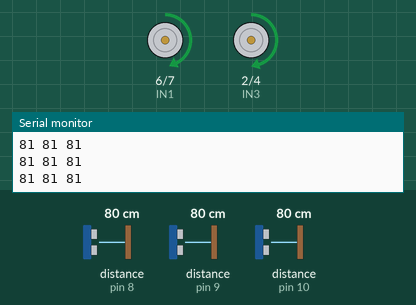
Recording of a sketch running on a simulated Arduino Uno, built with avr-gcc and run on an emulated ATmega328P. Shown: motor-driver pin pairs drawn as motors (green arrow = first pin HIGH = forward, orange = second pin HIGH = backward, longer = more drive, scaled by the enable pin), the last lines printed to the serial monitor. The inputs (shaded band) are chosen by the test bench; at power-on: distance to the obstacle (sensors on pin 9, pin 10, pin 8) 80 cm.

Above: at 1.2 s.
1.3 s: distance to the obstacle (sensor on pin 9) set to 22 cm
2.8 s: distance to the obstacle (sensor on pin 9) set to 18 cm
At 3.6 s:
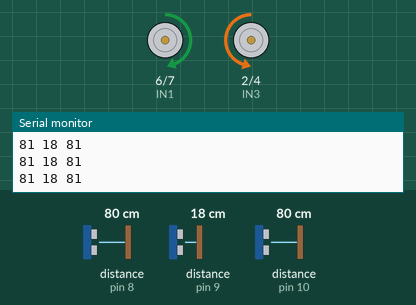
4.4 s: distance to the obstacle (sensor on pin 10) set to 11 cm
5.9 s: distance to the obstacle (sensor on pin 10) set to 8 cm
At 6.6 s:
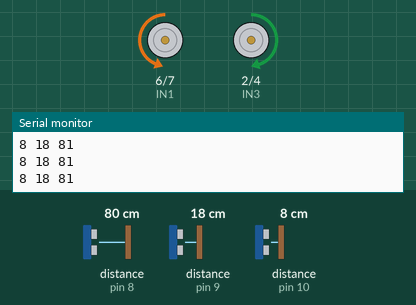
7.5 s: distance to the obstacle (sensor on pin 10) set to 18 cm
At 8.3 s:
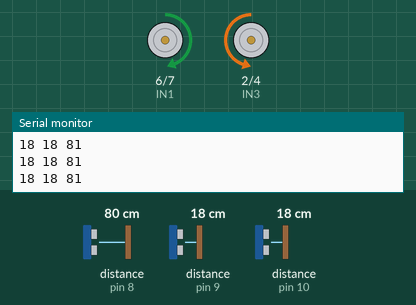
9.2 s: distance to the obstacle (sensor on pin 10) set to 2 cm
At 10.4 s:
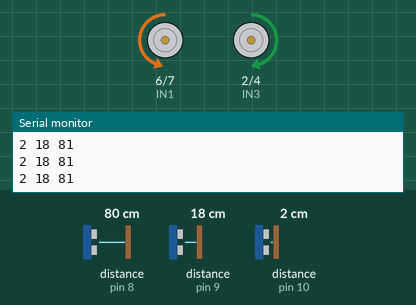
Timing chart, 0 to 11.8 s (numbered marks = the images above; inputs shaded):
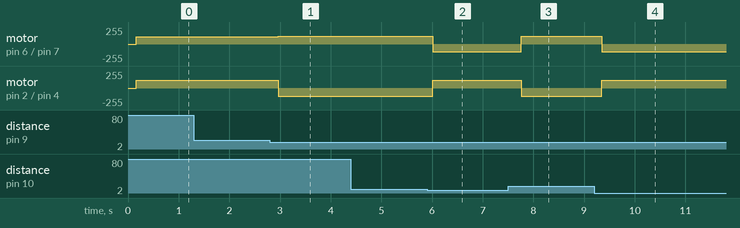

The sketch:

Wall_no_chasis.ino
```cpp
#include <PID_v1.h>
#include <NewPing.h>

#define ENA 5
#define IN1 6
#define IN2 7
#define IN3 2
#define IN4 4
#define ENB 3
#define t_ult 11
#define l_ult 10
#define f_ult 9
#define r_ult 8
#define b_ir A0
#define f_ir A1
int pwm = 120;
long f_dur;
int l_dist, f_dist, r_dist;
double Setpoint, Input, Output;
double Kp=2, Ki=0, Kd=1;

PID myPID(&Input, &Output, &Setpoint, Kp, Ki, Kd, DIRECT);

void moveForward() {
  digitalWrite(IN1, HIGH);
  digitalWrite(IN2, LOW);
  analogWrite(ENA, pwm - 5);
  digitalWrite(IN3, HIGH);
  digitalWrite(IN4, LOW);
  analogWrite(ENB, pwm);
}

void turnLeft() {
  digitalWrite(IN1, HIGH);
  digitalWrite(IN2, LOW);
  analogWrite(ENA, pwm - 5);
  digitalWrite(IN3, LOW);
  digitalWrite(IN4, HIGH);
  analogWrite(ENB, pwm);
}

void turnRight() {
  digitalWrite(IN1, LOW);
  digitalWrite(IN2, HIGH);
  analogWrite(ENA, pwm - 5);
  digitalWrite(IN3, HIGH);
  digitalWrite(IN4, LOW);
  analogWrite(ENB, pwm);
}

void turnFLeft() {
  digitalWrite(IN1, HIGH);
  digitalWrite(IN2, LOW);
  analogWrite(ENA, pwm - 10);
  digitalWrite(IN3, HIGH);
  digitalWrite(IN4, LOW);
  analogWrite(ENB, pwm);
}

void turnFRight() {
  digitalWrite(IN1, HIGH);
  digitalWrite(IN2, LOW);
  analogWrite(ENA, pwm);
  digitalWrite(IN3, HIGH);
  digitalWrite(IN4, LOW);
  analogWrite(ENB, pwm - 10);
}

void Stop() {
  digitalWrite(IN1, LOW);
  digitalWrite(IN2, LOW);
  analogWrite(ENA, 0);
  digitalWrite(IN3, LOW);
  digitalWrite(IN4, LOW);
  analogWrite(ENB, 0);
}

NewPing Lsonar(t_ult, l_ult, 200);
NewPing Fsonar(t_ult, f_ult, 200);
NewPing Rsonar(t_ult, r_ult, 200);

void readUlt() {
  delay(50);
  l_dist = Lsonar.ping_cm();
  delay(50);
  f_dist = Fsonar.ping_cm();
  delay(50);
  r_dist = Rsonar.ping_cm();
}

void setup() {
  // put your setup code here, to run once:
  pinMode(IN1, OUTPUT);
  pinMode(IN2, OUTPUT);
  pinMode(IN3, OUTPUT);
  pinMode(IN4, OUTPUT);
  pinMode(ENA, OUTPUT);
  pinMode(ENB, OUTPUT);
  pinMode(t_ult, OUTPUT);
  pinMode(f_ir, INPUT);
  pinMode(b_ir, INPUT);
  pinMode(l_ult, INPUT);
  pinMode(f_ult, INPUT);
  pinMode(r_ult, INPUT);
  myPID.SetMode(AUTOMATIC);
  Serial.begin(9600);
}

void loop() {
  readUlt();
  if (f_dist <= 20 && f_dist != 0) {
    if (l_dist < r_dist && l_dist < 10 && l_dist != 0) {
      turnRight();
    }
    else if (l_dist > r_dist && r_dist < 10 && r_dist != 0) {
      turnLeft();
    }
    else{
      turnLeft();
    }
  }
  else {
    if (l_dist > 10) {
      turnFLeft();
    }
    else if (r_dist > 10) {
      turnFRight();
    }
    else {
      moveForward();
    }
  }
  Serial.print(l_dist);
  Serial.print(" ");
  Serial.print(f_dist);
  Serial.print(" ");
  Serial.println(r_dist);
}
```

Measured:
- the behaviour switches between 21 and 20 cm on distance to the obstacle (sensor on pin 9) (found by bisection; images 0 and 1)
- the behaviour switches between 10 and 9 cm on distance to the obstacle (sensor on pin 10) (found by bisection; images 1 and 2)
- after the input at 2.8 s, motor on pin 6 (IN1) / pin 7 (IN2): forward 110/255 → forward 115/255 after 0.16 s; motor on pin 2 (IN3) / pin 4 (IN4): forward 120/255 → backward 120/255 after 0.16 s
- after the input at 5.9 s, motor on pin 6 (IN1) / pin 7 (IN2): forward 115/255 → backward 115/255 after 0.11 s; motor on pin 2 (IN3) / pin 4 (IN4): backward 120/255 → forward 120/255 after 0.11 s
- after the input at 7.5 s, motor on pin 6 (IN1) / pin 7 (IN2): backward 115/255 → forward 115/255 after 0.26 s; motor on pin 2 (IN3) / pin 4 (IN4): forward 120/255 → backward 120/255 after 0.26 s
- after the input at 9.2 s, motor on pin 6 (IN1) / pin 7 (IN2): forward 115/255 → backward 115/255 after 0.15 s; motor on pin 2 (IN3) / pin 4 (IN4): backward 120/255 → forward 120/255 after 0.15 s
